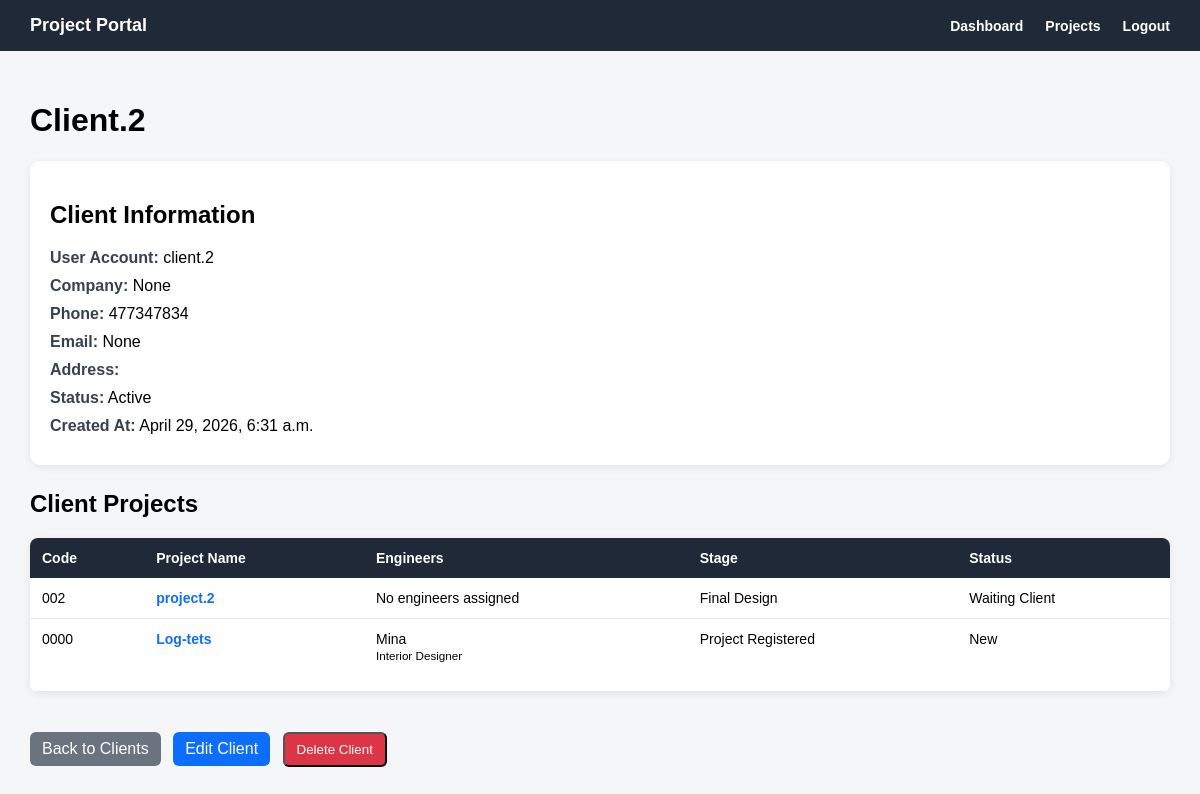
Page /clients/3/ (signed in) on the earlier database version.
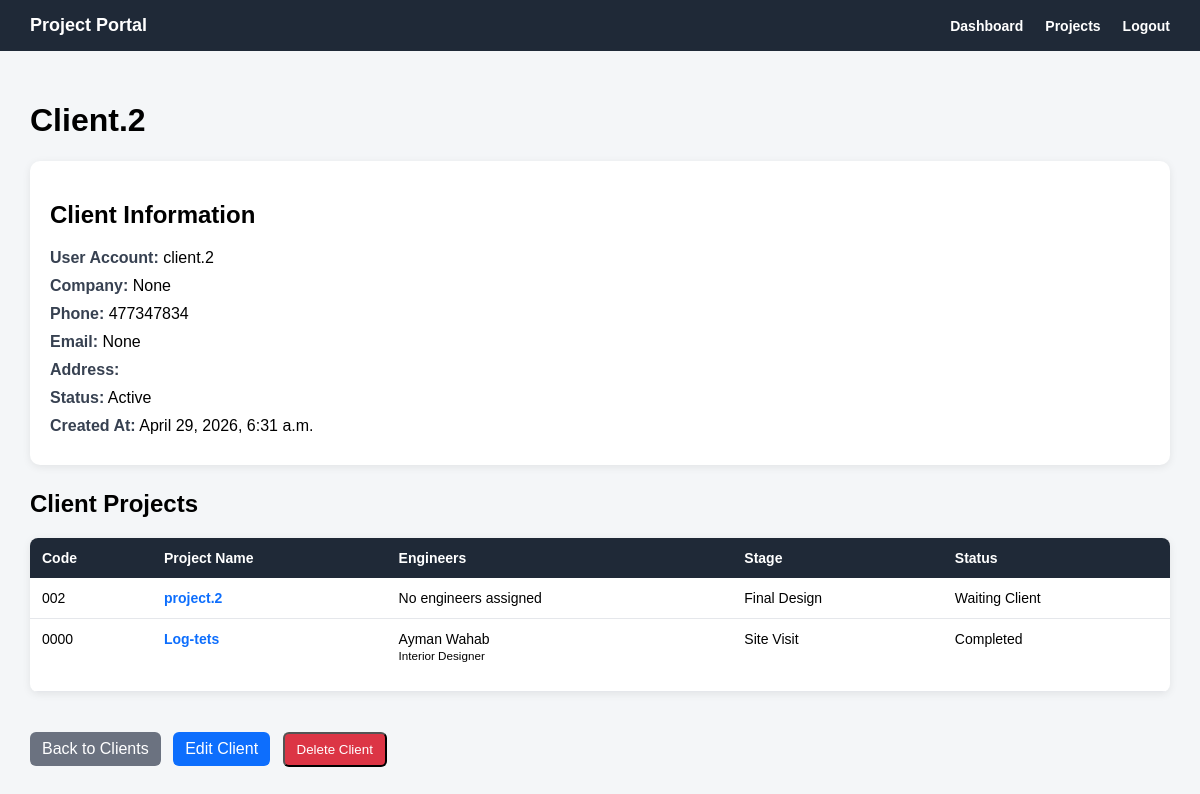
Same page on the later database version.
### clients/models.py (models this page shows, shortened)
class Client(models.Model):
    user = models.OneToOneField(
        settings.AUTH_USER_MODEL,
        on_delete=models.CASCADE,
        related_name='client_profile',
        blank=True,
        null=True
    )
    client_name = models.CharField(max_length=150)
    company_name = models.CharField(max_length=150, blank=True, null=True)
    phone = models.CharField(max_length=30)
    email = models.EmailField(blank=True, null=True)
    address = models.TextField(blank=True, null=True)
    is_active = models.BooleanField(default=True)
    created_at = models.DateTimeField(auto_now_add=True)

### accounts/models.py (models this page shows)
class User(AbstractUser):
    class Role(models.TextChoices):
        ADMIN = 'ADMIN', 'Admin'
        ENGINEER = 'ENGINEER', 'Engineer'
        CLIENT = 'CLIENT', 'Client'
    role = models.CharField(
        max_length=20,
        choices=Role.choices,
        default=Role.CLIENT
    )

### projects/models.py (models this page shows, shortened)
class Project(models.Model):
    class Status(models.TextChoices):
        NEW = 'NEW', 'New'
        IN_PROGRESS = 'IN_PROGRESS', 'In Progress'
        WAITING_CLIENT = 'WAITING_CLIENT', 'Waiting Client'
        COMPLETED = 'COMPLETED', 'Completed'
        CANCELLED = 'CANCELLED', 'Cancelled'
    class Stage(models.TextChoices):
        PROJECT_REGISTERED = 'PROJECT_REGISTERED', 'Project Registered'
        REQUIREMENTS_COLLECTED = 'REQUIREMENTS_COLLECTED', 'Requirements Collected'
        SITE_VISIT = 'SITE_VISIT', 'Site Visit'
        CONCEPT_DESIGN = 'CONCEPT_DESIGN', 'Concept Design'
        CLIENT_REVIEW = 'CLIENT_REVIEW', 'Client Review'
        REVISIONS = 'REVISIONS', 'Revisions'
        FINAL_DESIGN = 'FINAL_DESIGN', 'Final Design'
        DRAWINGS_PREPARATION = 'DRAWINGS_PREPARATION', 'Drawings Preparation'
        MUNICIPALITY_SUBMISSION = 'MUNICIPALITY_SUBMISSION', 'Municipality Submission'
        APPROVAL_STAGE = 'APPROVAL_STAGE', 'Approval Stage'
        SUPERVISION_EXECUTION = 'SUPERVISION_EXECUTION', 'Supervision / Execution'
        COMPLETED = 'COMPLETED', 'Completed'
    project_name = models.CharField(max_length=200)
    project_code = models.CharField(max_length=50, unique=True)
    client = models.ForeignKey(
        Client,
        on_delete=models.CASCADE,
        related_name='projects'
    )
    assigned_engineers = models.ManyToManyField(
        Engineer,
        blank=True,
        related_name='projects'
    )
    project_type = models.CharField(max_length=100, blank=True, null=True)
    location = models.CharField(max_length=200, blank=True, null=True)
    start_date = models.DateField(blank=True, null=True)
    expected_end_date = models.DateField(blank=True, null=True)
    current_stage = models.CharField(
        max_length=50,
        choices=Stage.choices,
        default=Stage.PROJECT_REGISTERED
    )
    status = models.CharField(
        max_length=30,
        choices=Status.choices,
        default=Status.NEW
    )
    description = models.TextField(blank=True, null=True)
    created_at = models.DateTimeField(auto_now_add=True)

### engineers/models.py (models this page shows, shortened)
class Engineer(models.Model):
    class Department(models.TextChoices):
        INTERIOR_DESIGNER = 'INTERIOR_DESIGNER', 'Interior Designer'
        MECHANICAL_ENGINEER = 'MECHANICAL_ENGINEER', 'Mechanical Engineer'
        ELECTRICAL_ENGINEER = 'ELECTRICAL_ENGINEER', 'Electrical Engineer'
        SUPERVISOR = 'SUPERVISOR', 'Supervisor'
        ARCHITECT = 'ARCHITECT', 'Architect'
    user = models.OneToOneField(
        settings.AUTH_USER_MODEL,
        on_delete=models.CASCADE,
        related_name='engineer_profile'
    )
    engineer_name = models.CharField(max_length=150)
    department = models.CharField(
        max_length=50,
        choices=Department.choices,
        blank=True,
        null=True
    )
    phone = models.CharField(max_length=30, blank=True, null=True)
    email = models.EmailField(blank=True, null=True)
    specialization = models.CharField(max_length=150, blank=True, null=True)
    is_active = models.BooleanField(default=True)
    created_at = models.DateTimeField(auto_now_add=True)

### clients/views.py (the view)
# urls.py: path('<int:pk>/', client_detail_view, name='client_detail'),
@login_required
def client_detail_view(request, pk):
    if request.user.role != 'ADMIN':
        client = None
        projects = []
    else:
        client = get_object_or_404(Client, pk=pk)
        projects = client.projects.all()
    return render(request, 'clients/client_detail.html', {
        'client': client,
        'projects': projects,
    })

### templates/clients/client_detail.html (shortened to what this page needs)
{% extends 'base.html' %}
{% block content %}
{% if client %}
    <h1>{{ client.client_name }}</h1>
    <div class="card">
        <h2>Client Information</h2>
        <div class="info-row">
            <span class="label">User Account:</span>
            {% if client.user %}
                {{ client.user.username }}
            {% else %}
                No user linked
            {% endif %}
        </div>
        <div class="info-row">
            <span class="label">Company:</span>
            {{ client.company_name }}
        </div>
        <div class="info-row">
            <span class="label">Phone:</span>
            {{ client.phone }}
        </div>
        <div class="info-row">
            <span class="label">Email:</span>
            {{ client.email }}
        </div>
        <div class="info-row">
            <span class="label">Address:</span>
        </div>
        <div class="info-row">
            <span class="label">Status:</span>
            {% if client.is_active %}
                Active
            {% else %}
                Inactive
            {% endif %}
        </div>
        <div class="info-row">
            <span class="label">Created At:</span>
            {{ client.created_at }}
        </div>
    </div>
    <h2>Client Projects</h2>
    {% if projects %}
        <table class="projects-table">
            <tr>
                <th>Code</th>
                <th>Project Name</th>
                <th>Engineers</th>
                <th>Stage</th>
                <th>Status</th>
            </tr>
            {% for project in projects %}
                <tr>
                    <td>{{ project.project_code }}</td>
                    <td>
                        <a href="{% url 'projects:project_detail' project.pk %}">
                            {{ project.project_name }}
                        </a>
                    </td>
                    <td>
                        {% for engineer in project.assigned_engineers.all %}
                            {{ engineer.engineer_name }}
                            {% if engineer.department %}
                                <br>
                                <small>{{ engineer.get_department_display }}</small>
                            {% endif %}
                            <br><br>
                        {% empty %}
                            No engineers assigned
                        {% endfor %}
                    </td>
                    <td>{{ project.get_current_stage_display }}</td>
                    <td>{{ project.get_status_display }}</td>
                </tr>
            {% endfor %}
        </table>
    {% else %}
        <p>No projects found for this client.</p>
    {% endif %}
{% else %}
    <h1>Access Denied</h1>
    <p>You do not have permission to view this client.</p>
{% endif %}
<div style="margin-top: 20px;">
    <a href="{% url 'clients:client_list' %}" class="btn">
        Back to Clients
    </a>
    {% if request.user.role == 'ADMIN' and client %}
        <a href="{% url 'clients:client_edit' client.pk %}" class="btn" style="background: #0d6efd; margin-left: 8px;">
            Edit Client
        </a>
        <form method="post"
              action="{% url 'clients:client_delete' client.pk %}"
              style="display: inline;"
              onsubmit="return confirm('Are you sure you want to delete this client?');">
            <button type="submit" class="btn" style="background: #dc3545; margin-left: 8px;">
                Delete Client
            </button>
        </form>
    {% endif %}
</div>
{% endblock %}

### templates/base.html (shortened to what this page needs)
<!DOCTYPE html>
<html>
<head>
</head>
<body>
    <div class="navbar">
        <div class="brand">
            Project Portal
        </div>
        <div class="nav-links">
            {% if request.user.is_authenticated %}
                <a href="{% url 'accounts:dashboard' %}">Dashboard</a>
                <a href="{% url 'projects:project_list' %}">Projects</a>
                <form class="logout-form" method="post" action="{% url 'accounts:logout' %}">
                    <button class="logout-button" type="submit">Logout</button>
                </form>
            {% endif %}
        </div>
    </div>
    <div class="content">
        {% block content %}
        {% endblock %}
    </div>
</body>
</html>

### templates/base.html (style rules this page uses)
body { margin: 0; font-family: Arial, sans-serif; background: #f4f6f8; }
.navbar { background: #1f2937; color: white; padding: 15px 30px; display: flex; justify-content: space-between; align-items: center; }
.brand { font-size: 18px; font-weight: bold; }
.nav-links { display: flex; align-items: center; gap: 22px; }
.nav-links a { color: white; text-decoration: none; font-weight: bold; font-size: 14px; }
.content { padding: 30px; }
.logout-form { display: inline; margin: 0; }
.logout-button { background: none; border: none; color: white; font-weight: bold; cursor: pointer; font-size: 14px; padding: 0; }

### templates/clients/client_detail.html (style rules this page uses)
.card { background: white; padding: 20px; border-radius: 10px; box-shadow: 0 2px 8px rgba(0, 0, 0, 0.08); margin-bottom: 25px; }
.info-row { margin-bottom: 10px; }
.label { font-weight: bold; color: #374151; }
.projects-table { width: 100%; border-collapse: collapse; background: white; border-radius: 8px; overflow: hidden; box-shadow: 0 2px 8px rgba(0, 0, 0, 0.08); }
.projects-table th { background: #1f2937; color: white; text-align: left; padding: 12px; font-size: 14px; }
.projects-table td { padding: 12px; border-bottom: 1px solid #e5e7eb; vertical-align: top; font-size: 14px; }
.projects-table a { color: #0d6efd; font-weight: bold; text-decoration: none; }
.btn { display: inline-block; background: #6b7280; color: white; padding: 8px 12px; border-radius: 6px; text-decoration: none; margin-top: 20px; }

Differences in the rows shown:
changed Project "Log-tets": loses Engineer (engineer_name "Mina", department "Interior Designer"); gains Engineer (engineer_name "Ayman Wahab", department "Interior Designer"); current_stage "Project Registered" → "Site Visit"; status "New" → "Completed"
